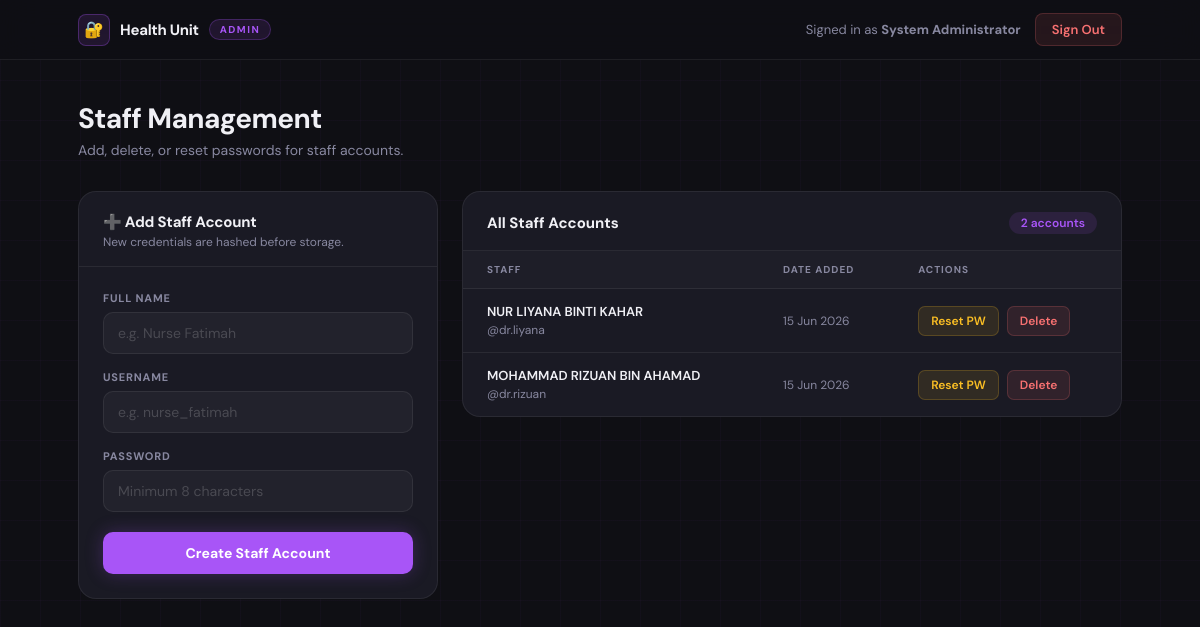
Page /admin/admin_dashboard.php (signed in) on the committed database.
### tables this page shows
CREATE TABLE `staff` (
  `id` int(11) NOT NULL,
  `username` varchar(50) NOT NULL,
  `password` varchar(255) NOT NULL,
  `fullname` varchar(100) NOT NULL DEFAULT '',
  `created_at` timestamp NOT NULL DEFAULT current_timestamp()
);

### admin/admin_dashboard.php (the view, shortened to what this page needs)
<?php
require '../config/db.php';
$admin_name    = $_SESSION['admin_name'];
$staff_result = $conn->query("SELECT id, username, fullname, created_at FROM staff ORDER BY created_at DESC");
$staff_count  = $staff_result ? $staff_result->num_rows : 0;
?>
<!DOCTYPE html>
<html lang="en">
<head>
    <link rel="stylesheet" href="../assets/motion.css">
</head>
<body>
<nav class="navbar">
    <div class="navbar-inner">
        <div class="nav-brand">
            <div class="nav-icon">🔐</div>
            <span class="nav-title">Health Unit</span>
            <span class="nav-badge">Admin</span>
        </div>
        <div class="nav-right">
            <span class="nav-greeting">Signed in as <strong><?= htmlspecialchars($admin_name) ?></strong></span>
            <a href="../auth/admin_logout.php" class="btn-logout">Sign Out</a>
        </div>
    </div>
</nav>
<div class="main">
    <div class="page-header motion-fade-up">
        <h1>Staff Management</h1>
        <p>Add, delete, or reset passwords for staff accounts.</p>
    </div>
    <div class="layout">
        <div class="card motion-fade-up motion-delay-1">
            <div class="card-header">
                <h2>➕ Add Staff Account</h2>
                <p>New credentials are hashed before storage.</p>
            </div>
            <div class="card-body">
                <form action="../admin/admin_dashboard.php" method="POST">
                    <div class="field">
                        <label class="field-label" for="fullname">Full Name</label>
                        <input class="field-input" type="text" id="fullname" name="fullname"
                               placeholder="e.g. Nurse Fatimah" required>
                    </div>
                    <div class="field">
                        <label class="field-label" for="username">Username</label>
                        <input class="field-input" type="text" id="username" name="username"
                               placeholder="e.g. nurse_fatimah" required
                               autocomplete="off">
                    </div>
                    <div class="field">
                        <label class="field-label" for="password">Password</label>
                        <input class="field-input" type="password" id="password" name="password"
                               placeholder="Minimum 8 characters" required
                               autocomplete="new-password">
                    </div>
                    <button type="submit" class="btn-add">Create Staff Account</button>
                </form>
            </div>
        </div>
        <div class="card motion-fade-up motion-delay-2">
            <div class="table-header">
                <span class="table-title">All Staff Accounts</span>
                <span class="count-pill"><?= $staff_count ?> account<?= $staff_count !== 1 ? 's' : '' ?></span>
            </div>
            <div class="table-wrap">
                <table>
                    <thead>
                        <tr>
                            <th>Staff</th>
                            <th>Date Added</th>
                            <th>Actions</th>
                        </tr>
                    </thead>
                    <tbody>
                        <?php if ($staff_count > 0): ?>
                            <?php while ($row = $staff_result->fetch_assoc()): ?>
                                <tr>
                                    <td>
                                        <div class="staff-name"><?= htmlspecialchars($row['fullname']) ?></div>
                                        <div class="staff-username">@<?= htmlspecialchars($row['username']) ?></div>
                                    </td>
                                    <td>
                                        <span class="staff-date">
                                            <?= date('d M Y', strtotime($row['created_at'])) ?>
                                        </span>
                                    </td>
                                    <td>
                                        <div class="actions">
                                            <button class="btn-reset"
                                                    onclick="openResetModal(<?= $row['id'] ?>, '<?= htmlspecialchars(addslashes($row['fullname'])) ?>')">
                                                Reset PW
                                            </button>
                                            <form action="../admin/admin_dashboard.php" method="POST"
                                                  onsubmit="return confirm('Delete <?= htmlspecialchars(addslashes($row['fullname'])) ?>? This cannot be undone.')">
                                                <button type="submit" class="btn-delete">Delete</button>
                                            </form>
                                        </div>
                                    </td>
                                </tr>
                            <?php endwhile; ?>
                        <?php endif; ?>
                    </tbody>
                </table>
            </div>
        </div>
    </div>
</div>
</body>
</html>

### assets/css/motion.css (style rules this page uses)
.motion-fade-up { animation: motionFadeUp 0.5s cubic-bezier(0.22, 1, 0.36, 1) both; }
.motion-delay-1 { animation-delay: 0.06s; }
.motion-delay-2 { animation-delay: 0.12s; }
html.motion-smooth { scroll-behavior: smooth; }

### rows in the picture
staff: fullname "NUR LIYANA BINTI KAHAR", username "dr.liyana", created_at "15 Jun 2026"
staff: fullname "MOHAMMAD RIZUAN BIN AHAMAD", username "dr.rizuan", created_at "15 Jun 2026"

### other values in the picture
$admin_name "System Administrator"
$staff_count "2"
